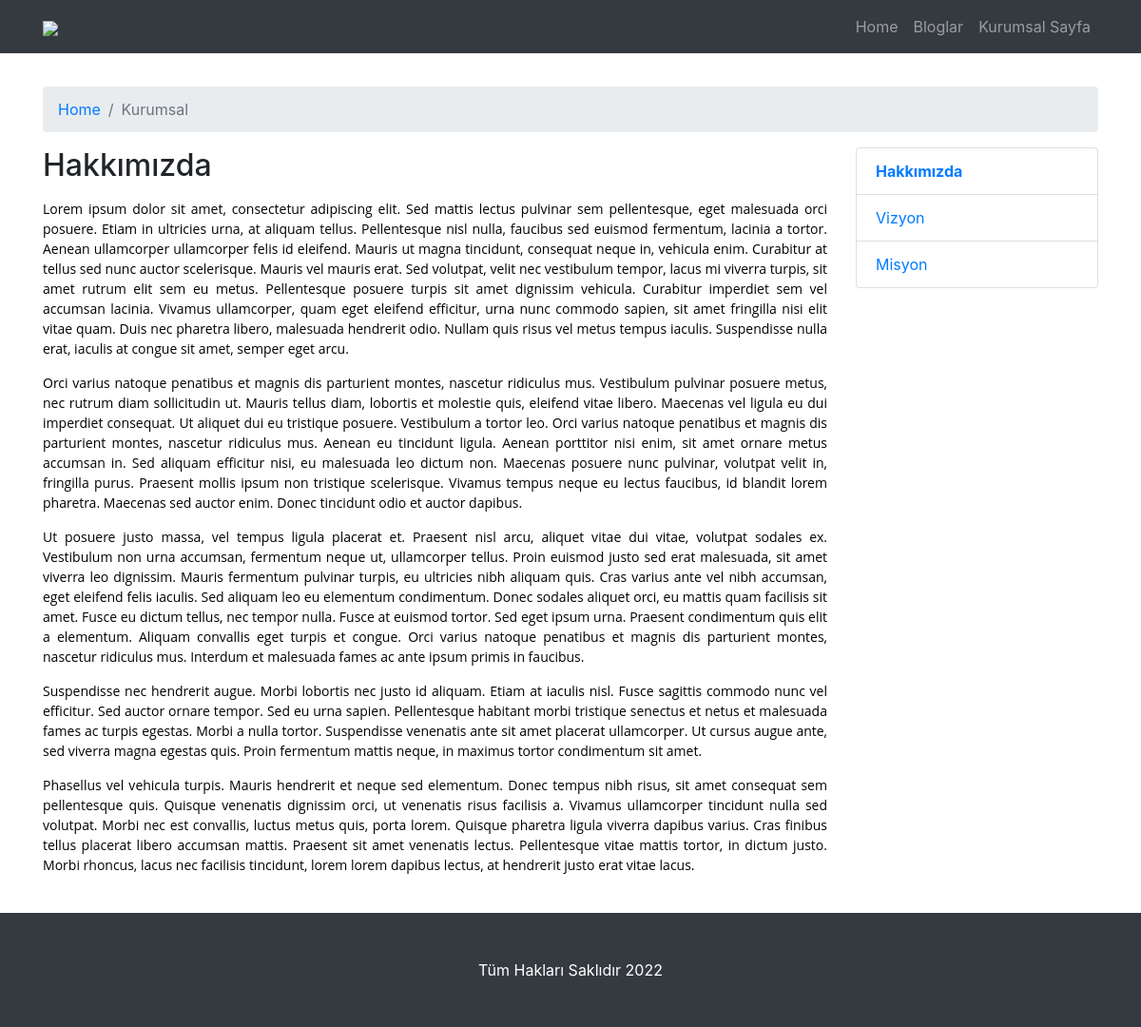
Page /kurumsal/hakkimizda on the committed database.
### tables this page shows
CREATE TABLE `about` (
  `about_id` int(11) NOT NULL,
  `about_title` varchar(300) NOT NULL,
  `about_slug` varchar(300) NOT NULL,
  `about_content` text NOT NULL,
  `about_order` int(3) NOT NULL
);

### settings.php (called while the page is built, shortened)
<?php
require_once 'nedmin/netting/classcrud.php';
$db=new crud();
 ?>

### about.php (the view, shortened to what this page needs)
<?php
require_once 'header.php';
$sql=$db->wread("about","about_slug",$_GET['slug']);
$row=$sql->fetch(PDO::FETCH_ASSOC);
?>
<div class="container">
  <ol style="margin-top:35px;" class="breadcrumb">
    <li class="breadcrumb-item">
      <a href="index.php">Home</a>
    </li>
    <li class="breadcrumb-item active">Kurumsal</li>
  </ol>
  <div class="row">
    <div class="col-lg-9 mb-4">
      <h2><?php echo $row['about_title']; ?></h2>
      <p><?php echo $row['about_content'];?></p>
    </div>
    <div class="col-lg-3 mb-4">
      <div class="list-group">
        <?php
        $sql=$db->read("about",[
          "columns_name"=>"about_order",
          "columns_sort"=>"ASC"
        ]);
        while ($row=$sql->fetch(PDO::FETCH_ASSOC)) { ?>
          <a href="kurumsal/<?php echo $db->seo($row['about_slug']); ?>" class="list-group-item <?php echo $_GET['slug']==$row['about_slug'] ? 'actives' : '' ?>"><?php echo $row['about_title'] ?></a>
        <?php } ?>
      </div>
    </div>
  </div>
</div>
<?php require_once 'footer.php'; ?>

### css/modern-business.css (style rules this page uses)
body { padding-top: 56px; }

### about.php (style rules this page uses)
.actives { font-weight: bold; }

### rows in the picture
about: about_title "Hakkımızda", about_content "Lorem ipsum dolor sit amet, consectetur adipiscing elit. Sed mattis lectus pulvinar sem pellentesque, eget malesuada orci posuere. Etiam in ultricies urna, at aliquam tellus. Pellentesque nisl nulla, faucibus sed euismod fermentum, lacinia a tortor. Aenean ullamcorper ullamcorper felis id eleifend. Mauris ut magna tincidunt, consequat neque in, vehicula enim. Curabitur at tellus sed nunc auctor scelerisque. Mauris vel mauris erat. Sed volutpat, velit nec vestibulum tempor, lacus mi viverra turpis, sit amet rutrum elit sem eu metus. Pellentesque posuere turpis sit amet dignissim vehicula. Curabitur imperdiet sem vel accumsan lacinia. Vivamus ullamcorper, quam eget eleifend efficitur, urna…"
about: about_title "Vizyon"
about: about_title "Misyon"

### other values in the picture
$settings['copyright'] "Tüm Hakları Saklıdır 2022"
